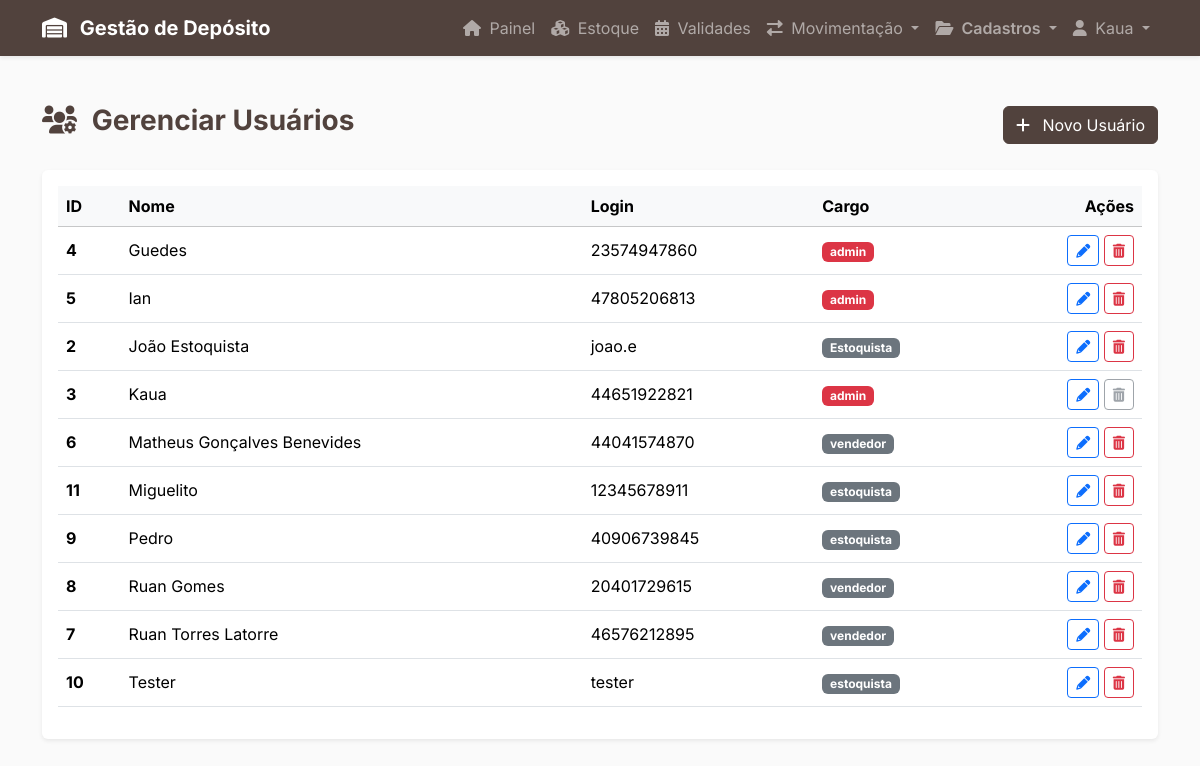
Screenshot of /usuario/index.php (signed in) with the database file from the repository.
### tables this page shows
CREATE TABLE `usuarios` (
  `id` int(11) NOT NULL,
  `nome` varchar(150) NOT NULL,
  `login` varchar(50) NOT NULL,
  `hash_senha` varchar(255) NOT NULL COMMENT 'NUNCA guarde senhas em texto puro',
  `cargo` varchar(50) DEFAULT NULL COMMENT 'Ex: Estoquista, Vendedor, Gerente'
);

### src/users.php (called while the page is built, shortened)
<?php
function listarUsuarios() {
    $conn = getDBConnection();
    $usuarios = [];
    $sql = "SELECT id, nome, login, cargo FROM Usuarios ORDER BY nome ASC";
    $resultado = mysqli_query($conn, $sql);
    if ($resultado) {
        while ($linha = mysqli_fetch_assoc($resultado)) {
            $usuarios[] = $linha;
        }
    }
    return $usuarios;
}
?>

### public/usuario/index.php (the view, shortened to what this page needs)
<?php
require_once '../../src/users.php';
$usuarios = listarUsuarios();
include '../../templates/header.php';
?>
<div class="container my-5">
    <div class="d-flex justify-content-between align-items-center mb-4">
        <h1 class="h3 fw-bold text-marrom-escuro">
            <i class="fas fa-users-cog me-2"></i>
            Gerenciar Usuários
        </h1>
        <a href="novo.php" class="btn btn-login">
            <i class="fas fa-plus me-2"></i>
            Novo Usuário
        </a>
    </div>
    <div class="card shadow-sm border-0">
        <div class="card-body">
            <div class="table-responsive">
                <table class="table table-hover align-middle">
                    <thead class="table-light">
                        <tr>
                            <th scope="col">ID</th>
                            <th scope="col">Nome</th>
                            <th scope="col">Login</th>
                            <th scope="col">Cargo</th>
                            <th scope="col" class="text-end">Ações</th>
                        </tr>
                    </thead>
                    <tbody>
                        <?php foreach ($usuarios as $usuario): ?>
                        <tr>
                            <th scope="row"><?php echo $usuario['id']; ?></th>
                            <td><?php echo htmlspecialchars($usuario['nome']); ?></td>
                            <td><?php echo htmlspecialchars($usuario['login']); ?></td>
                            <td>
                                <?php if ($usuario['cargo'] == 'admin'): ?>
                                    <span class="badge bg-danger">
                                        <?php echo htmlspecialchars($usuario['cargo']); ?>
                                    </span>
                                <?php else: ?>
                                    <span class="badge bg-secondary">
                                        <?php echo htmlspecialchars($usuario['cargo']); ?>
                                    </span>
                                <?php endif; ?>
                            </td>
                            <td class="text-end">
                                <a href="editar.php?id=<?php echo $usuario['id']; ?>"
                                   class="btn btn-sm btn-outline-primary"
                                   title="Editar">
                                    <i class="fas fa-pencil-alt"></i>
                                </a>
                                <?php if ($usuario['id'] != $_SESSION['user_id']): ?>
                                    <a href="excluir.php?id=<?php echo $usuario['id']; ?>"
                                       class="btn btn-sm btn-outline-danger"
                                       title="Excluir">
                                        <i class="fas fa-trash-alt"></i>
                                    </a>
                                <?php else: ?>
                                     <span class="btn btn-sm btn-outline-secondary disabled"
                                           title="Você não pode se auto-excluir">
                                        <i class="fas fa-trash-alt"></i>
                                    </span>
                                <?php endif; ?>
                            </td>
                        </tr>
                        <?php endforeach; ?>
                    </tbody>
                </table>
            </div>
        </div>
    </div>
</div>
<?php
include '../../templates/footer.php';
?>

### templates/header.php (style rules this page uses)
body { font-family: 'Inter', sans-serif; background-color: #FAFAFA; }
.text-marrom-escuro { color: #51423D; }
.btn-login { background-color: #51423D; border-color: #51423D; color: white; }

### rows the page displays
usuarios: id "4", nome "Guedes", login "23574947860", cargo "admin"
usuarios: id "5", nome "Ian", login "47805206813", cargo "admin"
usuarios: id "2", nome "João Estoquista", login "joao.e", cargo "Estoquista"
usuarios: id "3", nome "Kaua", login "44651922821", cargo "admin"
usuarios: id "6", nome "Matheus Gonçalves Benevides", login "44041574870", cargo "vendedor"
usuarios: id "11", nome "Miguelito", login "12345678911", cargo "estoquista"
usuarios: id "9", nome "Pedro", login "40906739845", cargo "estoquista"
usuarios: id "8", nome "Ruan Gomes", login "20401729615", cargo "vendedor"
usuarios: id "7", nome "Ruan Torres Latorre", login "46576212895", cargo "vendedor"
usuarios: id "10", nome "Tester", login "tester", cargo "estoquista"

### other values shown
$_SESSION['user_name'] "Kaua"
